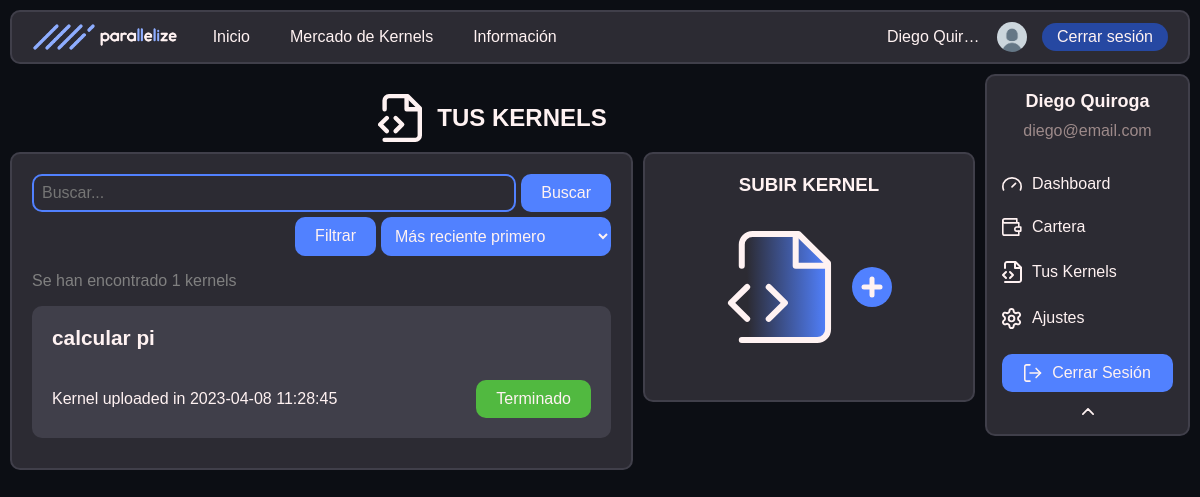
Screenshot of /your_kernels.php (signed in) with the database file from the repository.
### tables this page shows
CREATE TABLE `users` (
  `user_email` varchar(60) NOT NULL,
  `user_password` varchar(60) NOT NULL,
  `millis_crunched` int(11) NOT NULL DEFAULT 0,
  `ranking` int(11) NOT NULL DEFAULT -1,
  `tokens` double NOT NULL DEFAULT 0,
  `last_active` date NOT NULL DEFAULT current_timestamp(),
  `blocked` tinyint(1) NOT NULL DEFAULT 0,
  `user_name` varchar(20) NOT NULL,
  `is_admin` tinyint(1) NOT NULL DEFAULT 0
);

CREATE TABLE `kernels` (
  `name` varchar(30) NOT NULL,
  `is_finished` tinyint(1) NOT NULL,
  `user_email` varchar(60) NOT NULL,
  `id` int(11) NOT NULL,
  `js_code` longtext NOT NULL,
  `reward_per_line` double NOT NULL,
  `total_reward` double NOT NULL,
  `description` longtext NOT NULL,
  `upload_time` timestamp NOT NULL DEFAULT current_timestamp(),
  `iteration_count` bigint(20) NOT NULL
);

### includes/src/dao/Usuario.php (called while the page is built, shortened)
<?php
class Usuario
{
    private $user_name;
    private $user_email;
    public static function buscaUsuario($user_email)
    {
        $conn = Aplicacion::getInstance()->getConexionBd();
        $query = sprintf("SELECT * FROM users U WHERE U.user_email = '%s'", $conn->real_escape_string($user_email));
        $rs = $conn->query($query);
        if ($rs->num_rows == 0) {
            return false;
        } else {
            $fila = $rs->fetch_assoc();
            return new Usuario($fila['user_name'], $fila['user_email'], $fila['user_password'],
                $fila['millis_crunched'], $fila['ranking'], $fila['tokens'], $fila['last_active'], $fila['blocked'],
                $fila['is_admin']);
        }
    }
    public function __construct($user_name, $user_email, $user_password, $millis_crunched, $ranking, $tokens, $last_active, $blocked, $is_admin)
    {
        $this->user_name = $user_name;
        $this->user_email = $user_email;
    }
    public function getName()
    {
        return $this->user_name;
    }
    public function getEmail()
    {
        return $this->user_email;
    }
    public function getKernels()
    {
        return \parallelize_namespace\Kernel::buscaKernelDeUsuario($this);
    }
    public function getPicUrl()
    {
        return RUTA_IMGS."/default_profile_pic.png";
    }
}

### includes/src/dao/Kernel.php (called while the page is built, shortened)
<?php
class Kernel
{
    private $name;
    private $id;
    private $iteration_count;
    private $segment_cache;
    private $upload_time;
    public static function buscaKernelDeUsuario(Usuario $user)
    {
        $conn = Aplicacion::getInstance()->getConexionBd();
        $query = sprintf("SELECT * FROM kernels K WHERE K.user_email = '%s'", $conn->real_escape_string($user->getEmail()));
        $rs = $conn->query($query);
        $raw_kernels = $rs->fetch_all(MYSQLI_ASSOC);
        $ret = [];
        foreach ($raw_kernels as $rk) {
            $ret[] = new Kernel(
                $rk['name'],
                $rk['user_email'],
                $rk['id'],
                $rk['js_code'],
                $rk['description'],
                $rk['total_reward'],
                $rk['reward_per_line'],
                $rk["iteration_count"],
                $rk['upload_time']
            );
        }
        return $ret;
    }
    public function __construct($name, $user_email, $id, $js_code, $description, $total_reward, $getreward_per_line, $iteration_count, $upload_time)
    {
        $this->name = $name;
        $this->id = $id;
        $this->iteration_count = $iteration_count;
        $this->upload_time = $upload_time;
    }
    public function getname()
    {
        return $this->name;
    }
    public function is_finished()
    {
        for ($i = 0; $i < $this->iteration_count; $i++) {
            $res = $this->result_at($i);
        }
        return true;
    }
    public function result_at($n)
    {
        $seg = null;
        if ($this->segment_cache && $this->segment_cache->contains($n)) {
            $seg = $this->segment_cache;
        } else {
            $seg = \parallelize_namespace\ExecutionSegment::buscaSegmentosConKernelIdQueContenganIt($this->id, $n);
            $this->segment_cache = $seg;
        }
        $sub_index = $n - $seg->getiteration_start();
        $res_list = explode(",", $seg->getresults());
        if (isset($res_list[$sub_index])) {
            return $res_list[$sub_index];
        }
        return "not_solved";
    }
    public function getid()
    {
        return $this->id;
    }
    public function getupload_time()
    {
        return $this->upload_time;
    }
}

### includes/src/dao/ExecutionSegment.php (called while the page is built, shortened)
<?php
class ExecutionSegment
{
    private $results;
    private $iteration_start;
    private $iteration_end;
    public static function buscaSegmentosConKernelIdQueContenganIt($id, $it)
    {
        $conn = Aplicacion::getInstance()->getConexionBd();
        $ret = null;
        $query = sprintf(
            "SELECT * FROM execution_segments K WHERE K.kernel_id = '%s' && K.iteration_start <= %d && K.iteration_end > %d",
            $conn->real_escape_string($id),
            $conn->real_escape_string($it),
            $conn->real_escape_string($it)
        );
        $rs = $conn->query($query);
        if (mysqli_num_rows($rs)) {
            $rk = $rs->fetch_assoc();
            $ret = new ExecutionSegment(
                $rk['user_email'],
                $rk['start_time'],
                $rk['kernel_id'],
                $rk['results'],
                $rk['iteration_start'],
                $rk['iteration_end'],
            );
        }
        return $ret;
    }
    public function __construct($user_email, $start_time, $kernel_id, $results, $iteration_start, $iteration_end)
    {
        $this->results = $results;
        $this->iteration_start = $iteration_start;
        $this->iteration_end = $iteration_end;
    }
    public function getresults()
    {
        return $this->results;
    }
    public function getiteration_start()
    {
        return $this->iteration_start;
    }
    public function contains($n)
    {
        return $n >= $this->iteration_start && $n < $this->iteration_end;
    }
}

### your_kernels.php (the view, shortened to what this page needs)
<!DOCTYPE html>
<html lang="es">
<head>
    <link rel="stylesheet" href="<?= RUTA_CSS ?>/nav_bar.css">
    <link rel="stylesheet" href="<?= RUTA_CSS ?>/user_nav_bar.css">
    <link rel="stylesheet" href="<?= RUTA_CSS ?>/your_kernels.css">
</head>
<body>
    <?php require_once("./includes/src/vistas/user_nav_bar.php") ?>
    <?php require_once("./includes/src/vistas/nav_bar.php") ?>
    <div class="main-container">
        <div id="user-panel">
            <div class="header">
                <img src="./<?= RUTA_SVG ?>/Kernels_i.svg" alt="" width="44">
                <h2>TUS KERNELS</h2>
            </div>
            <div class="sections-container">
                <div class="section">
                    <form class="search-form" action="">
                        <div class="main-panel">
                            <input class="input-field" type="text" name="" id="" placeholder="Buscar...">
                            <button class="button c-h-blue" type="submit">Buscar</button>
                        </div>
                        <div class="option-panel">
                            <button class="button c-h-blue">Filtrar</button>
                            <select class="select" name="orderby" id="orderby">
                                <optgroup label="Fecha">
                                    <option value="more recent first">Más reciente primero</option>
                                </optgroup>
                            </select>
                        </div>
                    </form>
                    <div class="execution-history">
                        <?php
                        $user = \parallelize_namespace\Usuario::buscaUsuario($_SESSION["user_email"]);
                        $kernels = $user->getKernels();
                        $kernel_n = sizeof($kernels);
                        echo '<p class="comment">Se han encontrado ' . $kernel_n . ' kernels</p>';
                        if ($kernel_n > 0): ?>
                            <?php
                            $kernels = array_slice($kernels, 0, 3);
                            foreach ($kernels as $k) {
                                $kName = $k->getname();
                                $kRunState = $k->is_finished() ? "Terminado" : "Corriendo";
                                $kId = $k->getid();
                                $kDate = $k->getupload_time();
                                echo <<<HTML
                                <div class="kernels">
                                    <div class="upload-k"  onclick="location.href='kernel_info.php?id=$kId'">
                                        <h4 class="k-title">$kName</h4>
                                        <div class="kern-info">
                                            <p class="no-margin">Kernel uploaded in $kDate </p>
                                            <div class="button c-green">$kRunState</div>
                                        </div>
                                    </div>
                                </div>
                            HTML;
                            }
                            ?>
                        <?php else: ?>
                            <p>Todavía no has subido kernels.
                            <p>
                            <?php endif ?>
                    </div>
                </div>
                <div class="section vertical-restriction">
                    <h3 class="title">SUBIR KERNEL</h3>
                    <div id="upload-panel">
                        <img src="<?= RUTA_SVG ?>/Kernels_big_i.svg" alt="">
                        <button class="circular-button button c-h-blue" onclick="location.href='subirkernel.php'">
                            <img src="<?= RUTA_SVG ?>/Plus_i.svg" alt="">
                        </button>
                    </div>
                </div>
            </div>
        </div>
    </div>
</body>
</html>

### includes/src/vistas/user_nav_bar.php (shortened to what this page needs)
<div id="user-nav-bar">
    <div class="header">
        <p class="name">
            <?= \parallelize_namespace\Usuario::buscaUsuario($_SESSION["user_email"])->getName() ?>
        </p>
        <p class="email">
            <?= \parallelize_namespace\Usuario::buscaUsuario($_SESSION["user_email"])->getEmail() ?>
        </p>
    </div>
    <div id="user-nb-options" class="panel">
        <p><a href="user_dashboard.php"><img src="<?= RUTA_SVG ?>/Dashboard_i.svg" alt="" width="20"> Dashboard</a></p>
        <p><a href="wallet.php"><img src="<?= RUTA_SVG ?>/Wallet_i.svg" alt="" width="20"> Cartera</a></p>
        <p><a href="your_kernels.php"><img src="<?= RUTA_SVG ?>/Kernels_i.svg" alt="" width="20"> Tus Kernels</a></p>
        <p><a href="settings.php"><img src="<?= RUTA_SVG ?>/Settings_i.svg" alt="" width="20"> Ajustes</a></p>
        <button class="button c-h-blue" onclick="location.href='logout.php'"><img
                src="./<?= RUTA_SVG ?>/log-out_i.svg" alt="" width="18">Cerrar Sesión</button>
    </div>
    <div class="fold">
        <button id="user-nb-toggle-b" onclick="toggleUserNavBar()"><img src="./<?= RUTA_SVG ?>/Fold_i.svg" alt=""
                width="12"></button>
    </div>
</div>

### includes/src/vistas/nav_bar.php (shortened to what this page needs)
<div id="nav-bar-container">
    <div id="nav-bar">
        <div class="nav-bar-sec">
            <a href="index.php"><img src="<?= RUTA_IMGS ?>/logo-h-dMode.png" alt="" height="30"></a>
            <ul class="links-sec">
                <li><a href="index.php">Inicio</a></li>
                <li><a href="kernel_marketplace.php">Mercado de Kernels</a>
                </li>
                <li><a href="FAQ.php">Información</a>
                </li>
            </ul>
        </div>
        <?php if (isset($_SESSION["user_email"])): ?>
            <div class="nav-bar-sec">
                <p class="username no-margin">
                    <a href="user_dashboard.php">
                        <?= \parallelize_namespace\Usuario::buscaUsuario($_SESSION["user_email"])->getName(); ?>
                    </a>
                </p>
                <a href="user_dashboard.php">
                    <img class="circle-border" src="<?= \parallelize_namespace\Usuario::buscaUsuario($_SESSION["user_email"])->getPicUrl(); ?>" alt=""
                        width="30" height="30"/>
                </a>
                <button class="small-button c-h-b-blue" onclick="location.href='logout.php'">Cerrar
                    sesión</button>
            </div>
        <?php endif; ?>
    </div>
</div>

### css/nav_bar.css (style rules this page uses)
#nav-bar-container { position: sticky; top: 0px; padding: 10px; width: 100%; box-sizing: border-box; }
#nav-bar { background-color: var(--gris); height: 54px; padding: 0px 20px; box-sizing: border-box; display: flex; align-items: center; justify-content: space-between; border-radius: 10px; width: 100%; border: 2px solid var(--h-gris); }
#nav-bar > .nav-bar-sec { display: flex; gap: 15px; align-items: center; }
#nav-bar ul { list-style-type: none; margin: 0; padding: 0; }
#nav-bar li { padding: 16px 20px; transition: all 0.3s; }
#nav-bar a { color: inherit; text-decoration: none; }
#nav-bar a > img { display: block; }
#nav-bar .username { max-width: 95px; text-overflow: ellipsis; white-space: nowrap; overflow: hidden; }
#nav-bar > .nav-bar-sec > ul > li { display: inline-block; }
#nav-bar > .nav-bar-sec > ul { display: flex; align-items: center; }

### css/user_nav_bar.css (style rules this page uses)
#user-nav-bar { background-color: var(--gris); box-sizing: border-box; width: 205px; padding: 15px; margin-right: 10px; position: fixed; top: 74px; right: 0px; border-radius: 10px; border: 2px solid var(--h-gris); }
#user-nav-bar > .header > p { margin: 0px 0px 10px 0px; text-align: center; }
#user-nav-bar > .header > .name { font-size: large; font-weight: bold; }
#user-nav-bar > .header > .email { color: var(--m-text); }
#user-nav-bar > .panel a { color: inherit; text-decoration: none; display: flex; align-items: center; }
#user-nav-bar > .panel > p { margin: 25px 0px; }
#user-nav-bar > .panel img { margin: 0px 10px 0px 0px; }
#user-nav-bar > .panel button { display: flex; align-items: center; justify-content: center; width: 100%; margin: 10px 0px; }
#user-nav-bar > .fold { display: flex; justify-content: center; }
#user-nav-bar > .fold > button { background-color: inherit; border: none; }
#user-nb-options { max-height: 300px; transition: all 0.5s; overflow: hidden; }

### css/your_kernels.css (style rules this page uses)
.kernels { margin-bottom: 10px; margin-top: 10px; display: flex; }
.kernels > .upload-k { background-color: var(--h-gris); padding: 20px; gap: 10px; border-radius: 10px; width: 100%; display: flex; flex-direction: column; }
.kernels > .upload-k > .k-title { margin-top: 0px; margin-bottom: 20px; font-size: 1.3em; }
#upload-panel { display: flex; justify-content: center; gap: 20px; max-height: 100%; align-items: center; padding-top: 25px; }
.comment { color: gray; }
.vertical-restriction { max-height: 250px; }
.kern-info { display: flex; justify-content: space-between; align-items: center; gap: 16px; }

### rows the page displays
users: user_name "Diego Quiroga", user_email "diego@email.com", user_name "Diego Quir…"
kernels: name "calcular pi", upload_time "2023-04-08 11:28:45", kRunState "Terminado"

### other values shown
$kernel_n "1"
